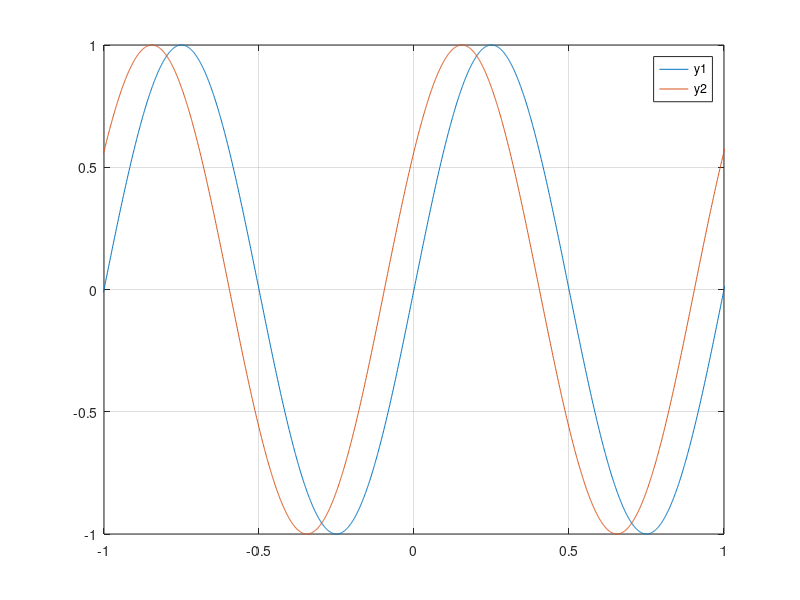

Write the MATLAB code that produced this figure.
clear; close all; clc;

x = -10:0.001:10;

y1 = sin(2*pi*x);
y2 = sin(2*pi*x+0.6);

figure;
plot(x,y1,x,y2)
grid on
xlim([-1 1])
legend('y1', 'y2')

[c,lag]=xcorr(y1,y2);
[maxC,I]=max(c);
phaseLag = lag(I)*0.001*2*pi
